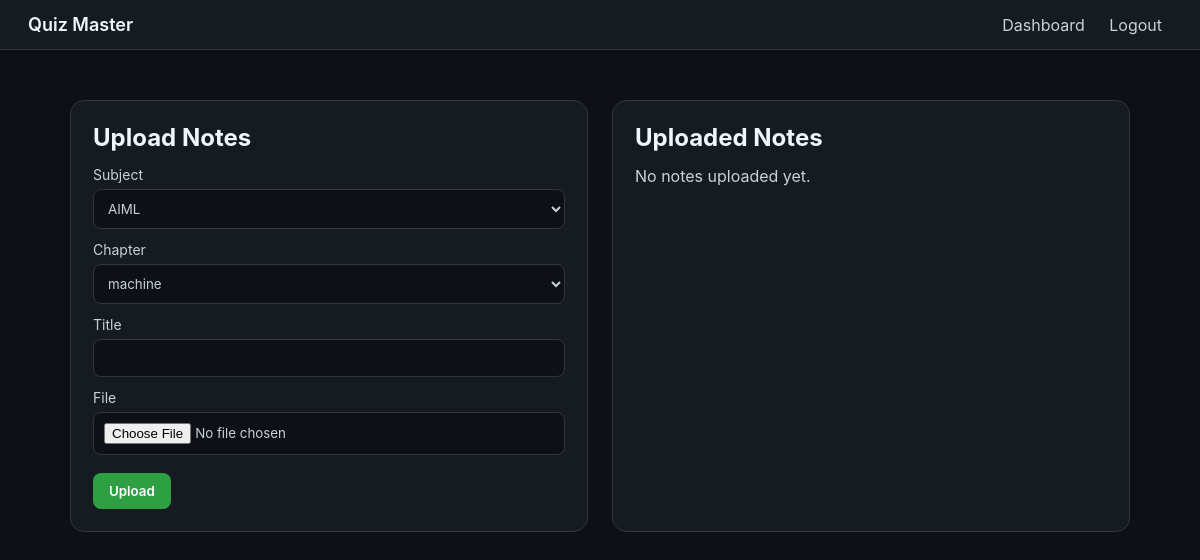
Before: /teacher/notes (signed in) with the older database file.
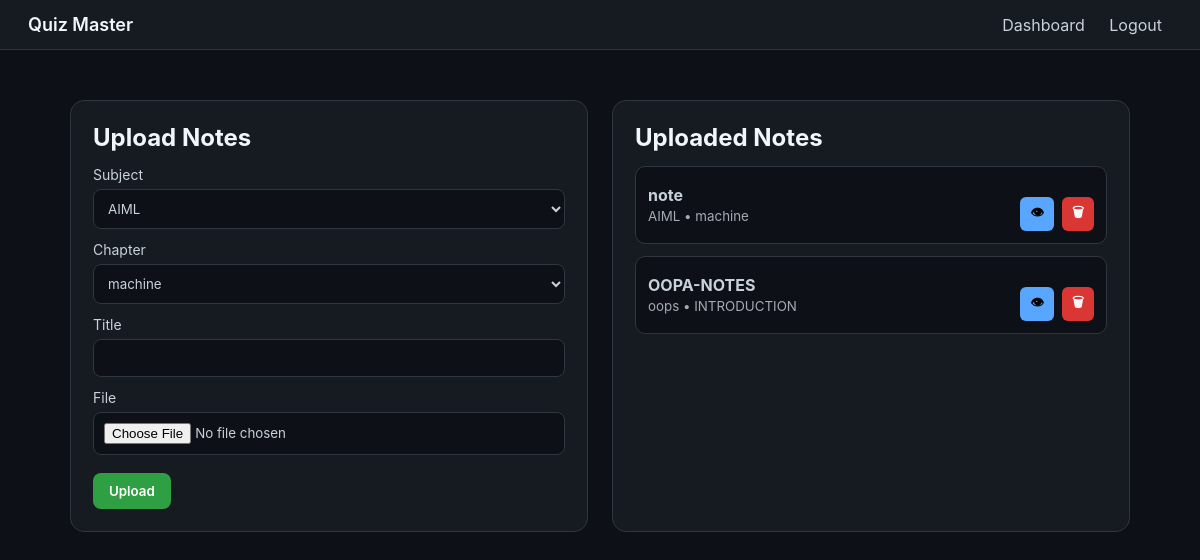
After: the same page with the newer database file.
### controller/models.py (models this page shows)
class Note(db.Model):
    __tablename__ = "note"
    note_id = db.Column(db.Integer, primary_key=True)
    title = db.Column(db.String(200), nullable=False)
    file_path = db.Column(db.String(255), nullable=False)
    subject_id = db.Column(
        db.Integer,
        db.ForeignKey("subject.subject_id"),  # ✅ FIXED
        nullable=False
    )
    chapter_id = db.Column(
        db.Integer,
        db.ForeignKey("chapter.chapter_id"),  # ✅ FIXED
        nullable=False
    )
    uploaded_at = db.Column(
        db.DateTime,
        default=datetime.utcnow
    )
    subject = db.relationship("Subject", backref="notes")
    chapter = db.relationship("Chapter", backref="notes")

class Subject(db.Model):
    __tablename__ = "subject"
    subject_id = db.Column(db.Integer, primary_key=True)
    name = db.Column(db.String(100), unique=True, nullable=False)
    description = db.Column(db.Text)
    created_at = db.Column(db.DateTime, default=datetime.utcnow)
    chapters = db.relationship(
        "Chapter",
        backref="subject",
        cascade="all, delete-orphan"
    )

class Chapter(db.Model):
    __tablename__ = "chapter"
    chapter_id = db.Column(db.Integer, primary_key=True)
    subject_id = db.Column(
        db.Integer,
        db.ForeignKey("subject.subject_id"),
        nullable=False
    )
    name = db.Column(db.String(100), nullable=False)
    description = db.Column(db.Text)
    quizzes = db.relationship(
        "Quiz",
        backref="chapter",
        cascade="all, delete-orphan"
    )

### main.py (the view, shortened to what this page needs)
@app.route("/teacher/notes", methods=["GET", "POST"])
@login_required
@role_required("teacher")
def teacher_notes():
    subjects = Subject.query.all()
    chapters = Chapter.query.all()
    notes = Note.query.order_by(Note.uploaded_at.desc()).all()
    return render_template(
        "teacher/notes.html",
        subjects=subjects,
        chapters=chapters,
        notes=notes
    )

### main.py (called while the page is built)
def login_required(f):
    @wraps(f)
    def wrapper(*args, **kwargs):
        if "user_id" not in session:
            flash("Please login first")
            return redirect(url_for("login"))
        return f(*args, **kwargs)
    return wrapper

def role_required(required_role):
    def decorator(f):
        @wraps(f)
        def wrapper(*args, **kwargs):
            if session.get("role") != required_role:
                flash("Unauthorized access")
                return redirect(url_for("login"))
            return f(*args, **kwargs)
        return wrapper
    return decorator

### templates/TEACHER/notes.html (shortened to what this page needs)
<!DOCTYPE html>
<html lang="en">
<head>
</head>
<body>
<nav class="navbar">
    <div class="brand">Quiz Master</div>
    <div>
        <a class="nav-link" href="{{ url_for('teacher_dashboard') }}">Dashboard</a>
        <a class="nav-link" href="{{ url_for('logout') }}">Logout</a>
    </div>
</nav>
<div class="container">
<div class="card">
    <h2>Upload Notes</h2>
    <form method="POST" enctype="multipart/form-data">
        <label>Subject</label>
        <select name="subject_id" required>
            {% for s in subjects %}
            <option value="{{ s.subject_id }}">{{ s.name }}</option>
            {% endfor %}
        </select>
        <label>Chapter</label>
        <select name="chapter_id" required>
            {% for c in chapters %}
            <option value="{{ c.chapter_id }}">{{ c.name }}</option>
            {% endfor %}
        </select>
        <label>Title</label>
        <input type="text" name="title" required>
        <label>File</label>
        <input type="file" name="file" required>
        <button type="submit">Upload</button>
    </form>
</div>
<div class="card">
    <h2>Uploaded Notes</h2>
    <div class="notes-list">
    {% for n in notes %}
        <div class="note-item">
            <div>
                <strong>{{ n.title }}</strong><br>
                <small>{{ n.subject.name }} • {{ n.chapter.name }}</small>
            </div>
            <div class="note-actions">
                <button class="preview-btn"
                        onclick="openPreview('{{ n.file_path }}')">👁</button>
                <form method="POST"
                      action="{{ url_for('delete_note', note_id=n.note_id) }}">
                    <button class="delete-btn">🗑</button>
                </form>
            </div>
        </div>
    {% else %}
        <p>No notes uploaded yet.</p>
    {% endfor %}
    </div>
</div>
</div>
</body>
</html>

Changed rows visible on the page:
added Note: title "note", subject.name "AIML", chapter.name "machine"
added Note: title "OOPA-NOTES", subject.name "oops", chapter.name "INTRODUCTION"
Other visible differences:
text no longer shown: "No notes uploaded yet."
